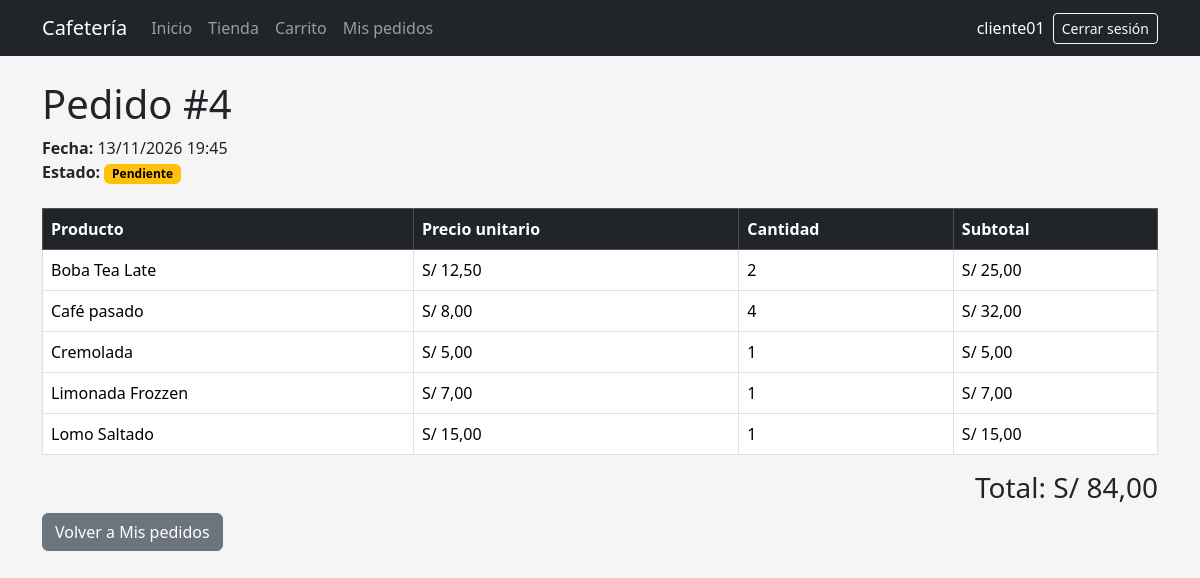
Page /pedido/4/ (signed in) on the committed database.
### pedidos/models.py (models this page shows, shortened)
class Pedido(models.Model):
    class Estado(models.TextChoices):
        PENDIENTE = "PENDIENTE", "Pendiente"
        PREPARACION = "PREPARACION", "En preparación"
        ATENDIDO = "ATENDIDO", "Atendido"
        CANCELADO = "CANCELADO", "Cancelado"
    usuario = models.ForeignKey(
        settings.AUTH_USER_MODEL,
        on_delete=models.CASCADE,
        related_name="pedidos",
    )
    fecha = models.DateTimeField(auto_now_add=True)
    total = models.DecimalField(
        max_digits=10,
        decimal_places=2,
        default=0,
    )
    estado = models.CharField(
        max_length=20,
        choices=Estado.choices,
        default=Estado.PENDIENTE,
    )
    class Meta:
        ordering = ["-fecha"]

class DetallePedido(models.Model):
    pedido = models.ForeignKey(
        Pedido,
        on_delete=models.CASCADE,
        related_name="detalles",
    )
    producto = models.ForeignKey(
        Producto,
        on_delete=models.CASCADE,
        related_name="detalles_pedido",
    )
    cantidad = models.PositiveIntegerField(
        default=1
    )
    precio_unitario = models.DecimalField(
        max_digits=8,
        decimal_places=2,
        default=0,
    )
    @property
    def subtotal(self):
        return self.precio_unitario * self.cantidad
    class Meta:
        verbose_name = "Detalle de pedido"
        verbose_name_plural = "Detalles de pedido"

class Producto(models.Model):
    nombre = models.CharField(max_length=100)
    descripcion = models.TextField(blank=True)
    categoria = models.ForeignKey(
        Categoria,
        on_delete=models.SET_NULL,
        null=True,
        blank=True,
        related_name="productos",
    )
    precio = models.DecimalField(
        max_digits=8,
        decimal_places=2,
    )
    stock = models.PositiveIntegerField(default=0)
    imagen = models.ImageField(
        upload_to="productos/",
        blank=True,
    )
    activo = models.BooleanField(default=True)
    class Meta:
        ordering = ["nombre"]

### pedidos/views.py (the view)
@login_required
def detalle_pedido(
    request,
    pedido_id,
):
    pedido = get_object_or_404(
        Pedido,
        id=pedido_id,
        usuario=request.user,
    )
    detalles = (
        pedido.detalles
        .select_related("producto")
        .all()
    )
    return render(
        request,
        "pedidos/detalle.html",
        {
            "pedido": pedido,
            "detalles": detalles,
        },
    )

### pedidos/templates/pedidos/detalle.html (shortened to what this page needs)
{% extends "base.html" %}
{% block content %}
<h1>
    Pedido #{{ pedido.id }}
</h1>
<div class="mb-4">
    <strong>
        Fecha:
    </strong>
    {{ pedido.fecha|date:"d/m/Y H:i" }}
    <br>
<strong>
    Estado:
</strong>
{% include "pedidos/_estado_badge.html" with pedido=pedido %}
</div>
<div class="table-responsive">
<table class="table table-bordered">
<thead class="table-dark">
<tr>
    <th>
        Producto
    </th>
    <th>
        Precio unitario
    </th>
    <th>
        Cantidad
    </th>
    <th>
        Subtotal
    </th>
</tr>
</thead>
<tbody>
{% for detalle in detalles %}
<tr>
    <td>
        {{ detalle.producto.nombre }}
    </td>
    <td>
        S/ {{ detalle.precio_unitario }}
    </td>
    <td>
        {{ detalle.cantidad }}
    </td>
    <td>
        S/ {{ detalle.subtotal }}
    </td>
</tr>
{% endfor %}
</tbody>
</table>
</div>
<div class="text-end">
    <h3>
        Total:
        S/ {{ pedido.total }}
    </h3>
</div>
<a
    href="{% url 'mis_pedidos' %}"
    class="btn btn-secondary"
>
    Volver a Mis pedidos
</a>
{% endblock %}

### pedidos/templates/base.html (shortened to what this page needs)
{% load static %}
<!DOCTYPE html>
<html lang="es">
<head>
    <link
        href="https://cdn.jsdelivr.net/npm/bootstrap@5.3.3/dist/css/bootstrap.min.css"
        rel="stylesheet"
    >
    <link
        rel="stylesheet"
        href="{% static 'css/base.css' %}"
    >
</head>
<body>
{% if user.is_authenticated %}
<nav
    class="navbar navbar-expand-lg bg-dark"
    data-bs-theme="dark"
>
    <div class="container">
        <a
            class="navbar-brand"
            href="{% url 'inicio' %}"
        >
            Cafetería
        </a>
        <div
            class="collapse navbar-collapse"
            id="menuPrincipal"
        >
            <div class="navbar-nav me-auto">
                <a
                    class="nav-link"
                    href="{% url 'inicio' %}"
                >
                    Inicio
                </a>
                <a
                    class="nav-link"
                    href="{% url 'tienda' %}"
                >
                    Tienda
                </a>
                <a
                    class="nav-link"
                    href="{% url 'ver_carrito' %}"
                >
                    Carrito
                </a>
                <a
                    class="nav-link"
                    href="{% url 'mis_pedidos' %}"
                >
                    Mis pedidos
                </a>
            </div>
            <div
                class="d-flex align-items-center gap-2"
            >
                <span
                    class="navbar-text text-white"
                >
                    {{ user.username }}
                </span>
                <form
                    method="post"
                    action="{% url 'logout' %}"
                    class="m-0"
                >
                    <button
                        type="submit"
                        class="btn btn-outline-light btn-sm"
                    >
                        Cerrar sesión
                    </button>
                </form>
            </div>
        </div>
    </div>
</nav>
{% endif %}
<main class="container py-4">
    {% block content %}
    {% endblock %}
</main>
</body>
</html>

### static/css/base.css (style rules this page uses)
body { background-color: #f4f4f4; }
.navbar form { width: auto; }
.navbar form button { width: auto; }
body { background-color: #f5f5f5; }

### rows in the picture
Pedido: id "4", fecha "13/11/2026 19:45", total "84,00"
DetallePedido: producto.nombre "Boba Tea Late", precio_unitario "12,50", cantidad "2", subtotal "25,00"
DetallePedido: producto.nombre "Café pasado", precio_unitario "8,00", cantidad "4", subtotal "32,00"
DetallePedido: producto.nombre "Cremolada", precio_unitario "5,00", cantidad "1", subtotal "5,00"
DetallePedido: producto.nombre "Limonada Frozzen", precio_unitario "7,00", cantidad "1", subtotal "7,00"
DetallePedido: producto.nombre "Lomo Saltado", precio_unitario "15,00", cantidad "1", subtotal "15,00"

### other values in the picture
{{ user.username }} "cliente01"
